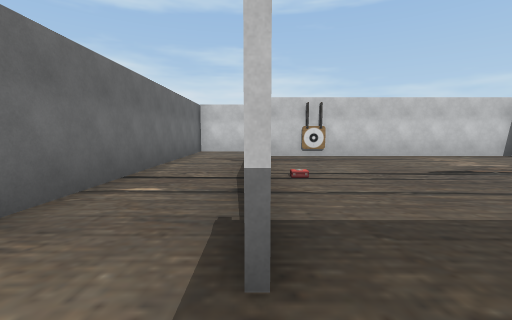
view 1 (above)

17 first-person views from a walk through a 3-D level made in the Unity game engine. The camera is 1.4 m above the floor, tilts 6° down and sees 90° across. The floor is counted in squares, 1.8 m on a side. Each view is taken from the middle of a square. On the plan, view 1 faces up. The plan holds only what a view shows up to about 10 squares ahead; the rest is blank. The place goes on beyond the plan. The player is left out. Some animated figures are left out.

view 2
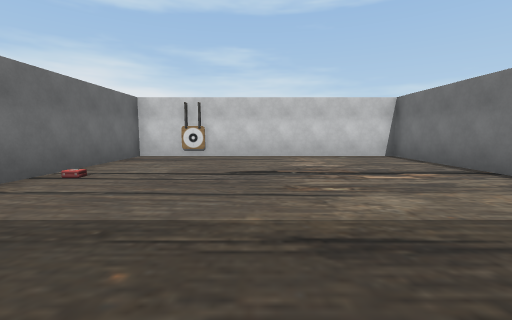

view 3
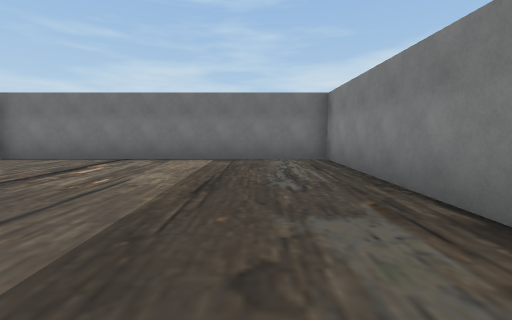

view 4
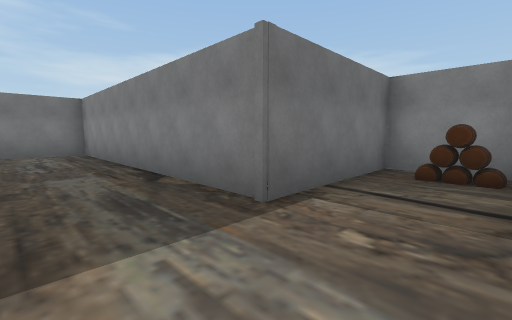

view 5
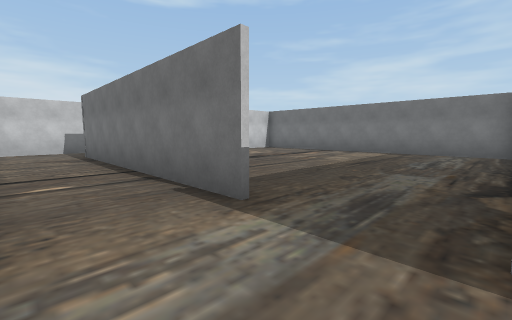

view 6
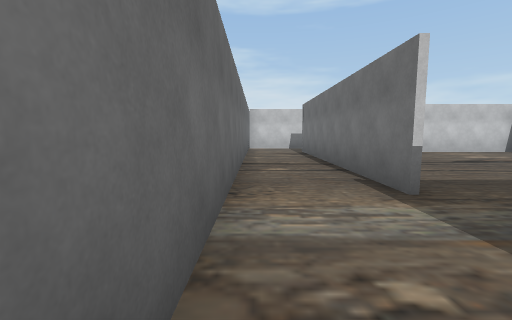

view 7
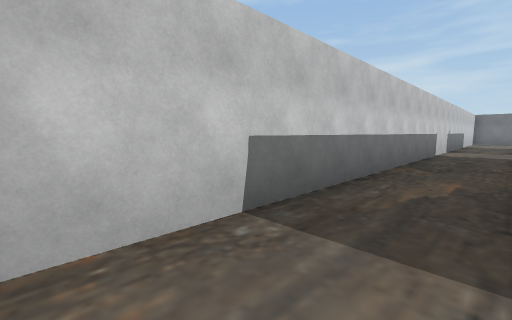

view 8
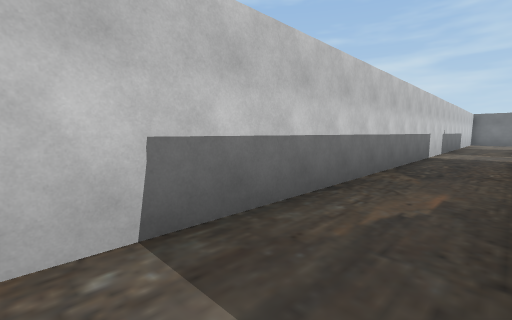

view 9
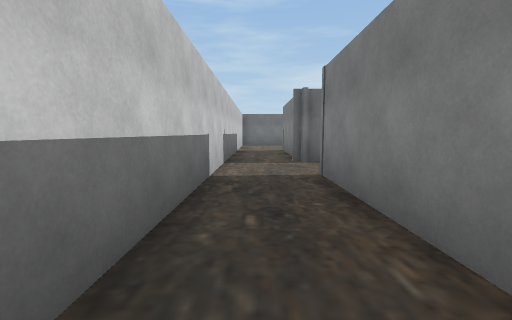

view 10
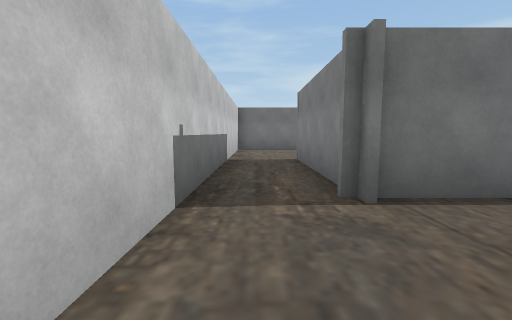

view 11
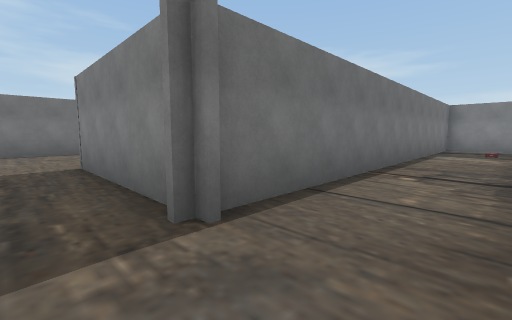

view 12
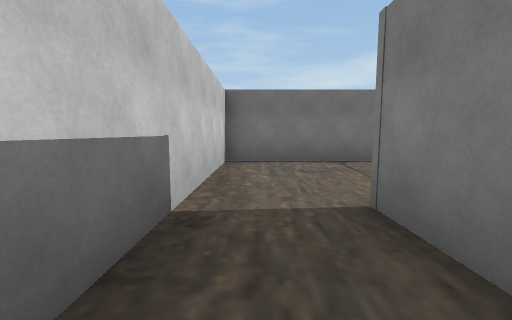

view 13
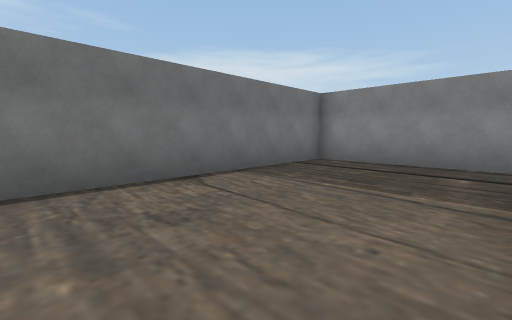

view 14
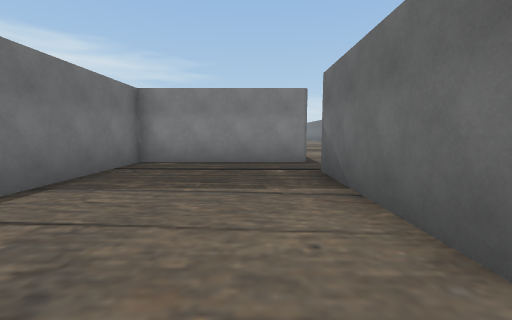

view 15
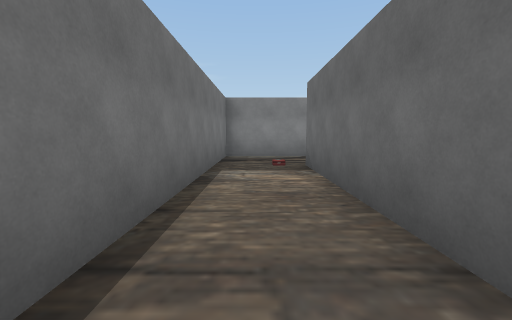

view 16
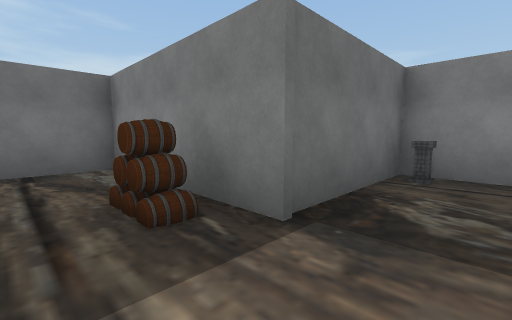

view 17
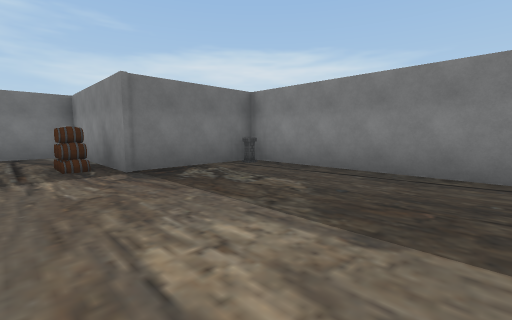

### Floor plan
Ten units are one square. View 1 is at (0, 0); x grows to the right and y downward. Boxes are objects, and circles mark ways between rooms. Rooms are numbered by the first view taken in them; rooms with no view inside come last. Other rooms are left out.
<svg viewBox="-29 -113 235 191">
<path fill="none" stroke="#000" d="M-1 -11 -1 -89M-24 -100 -24 18M-6 -108 -21 -108M-21 50 -1 50 -1 11M-1 11 87 11 87 -86 1 -86 1 -39M51 -88 89 -88M106 -108 -6 -108M165 -31 201 -31 201 -108 106 -108M115 -88 157 -88 157 -48M65 73 65 37 110 37 110 -86M88 -39 88 12M9 73 55 73"/>
<rect x="-15" y="35" width="10" height="10" fill="#bbb"><title>other object</title></rect>
<rect x="5" y="-45" width="10" height="10" fill="#bbb"><title>other object</title></rect>
<rect x="65" y="25" width="20" height="10" fill="#bbb"><title>other object</title></rect>
<circle cx="0" cy="-5" r="3" fill="#2a7"/>
<circle cx="-10" cy="-100" r="3" fill="#2a7"/>
<circle cx="110" cy="-100" r="3" fill="#2a7"/>
<circle cx="100" cy="-90" r="3" fill="#2a7"/>
<text x="-10" y="-30">1</text>
<text x="40" y="-40">2</text>
<text x="50" y="-100">3</text>
<text x="170" y="-80">4</text>
<text x="60" y="20">5</text>
</svg>
Room 1 opens to room 2. Room 1 opens to room 3. Room 3 opens to room 4. Room 3 opens to room 5.

Where each view was taken, in squares from view 1:
view 1: 0 up, 0 right, facing up
view 2: 0 up, 4 right, facing up
view 3: 1 up, 1 right, facing right
view 4: 1 up, 2 left, facing down-right
view 5: 1 down, 2 left, facing up-right
view 6: 2 down, 2 left, facing up
view 7: 9 up, 2 left, facing up-right
view 8: 9 up, 1 left, facing up-right
view 9: 10 up, 4 right, facing right
view 10: 10 up, 8 right, facing right
view 11: 10 up, 9 right, facing down-right
view 12: 10 up, 13 right, facing right
view 13: 10 up, 16 right, facing down-right
view 14: 10 up, 17 right, facing down
view 15: 5 up, 10 right, facing down
view 16: 2 down, 5 right, facing down-right
view 17: 2 down, 1 right, facing down-right
